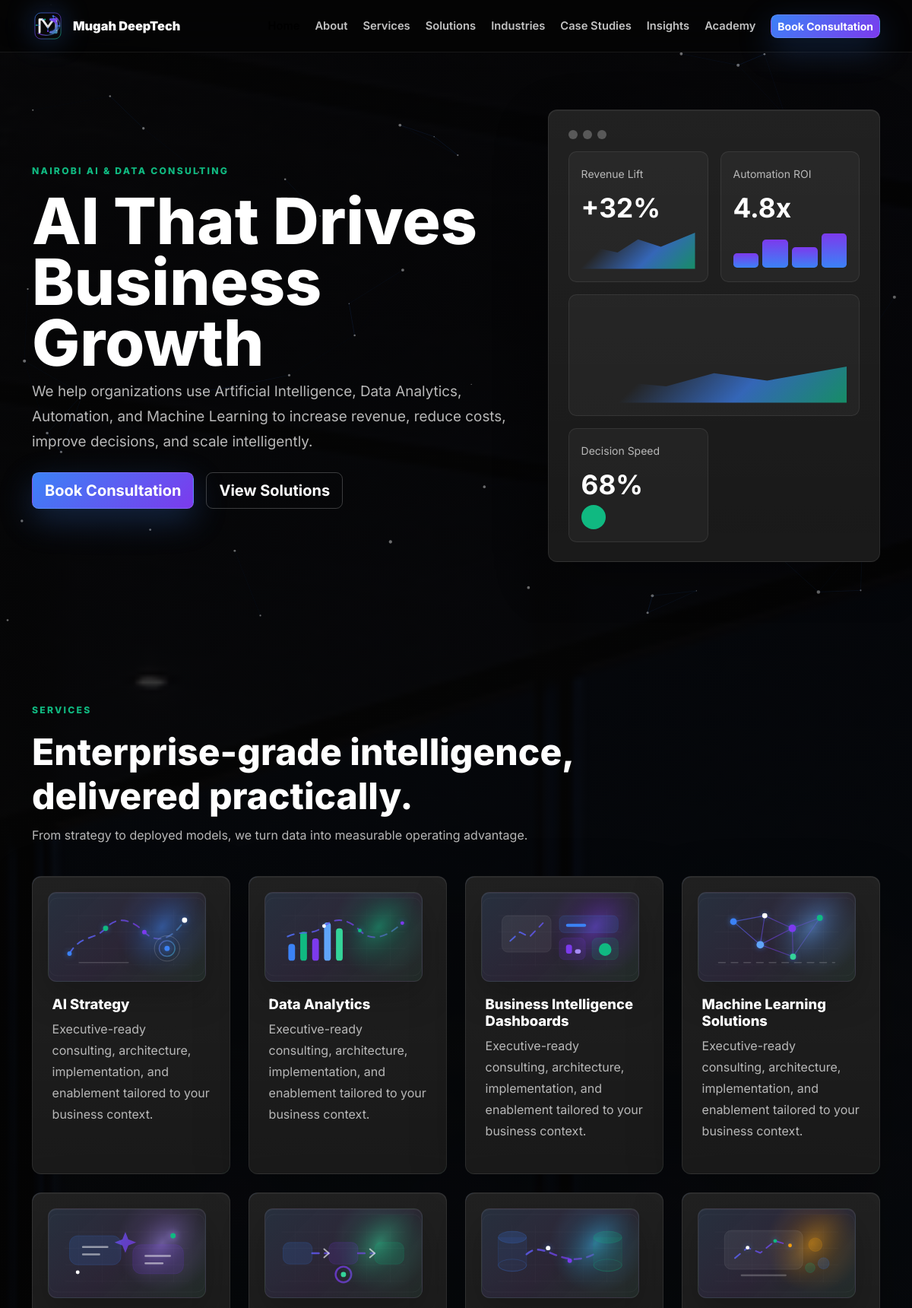
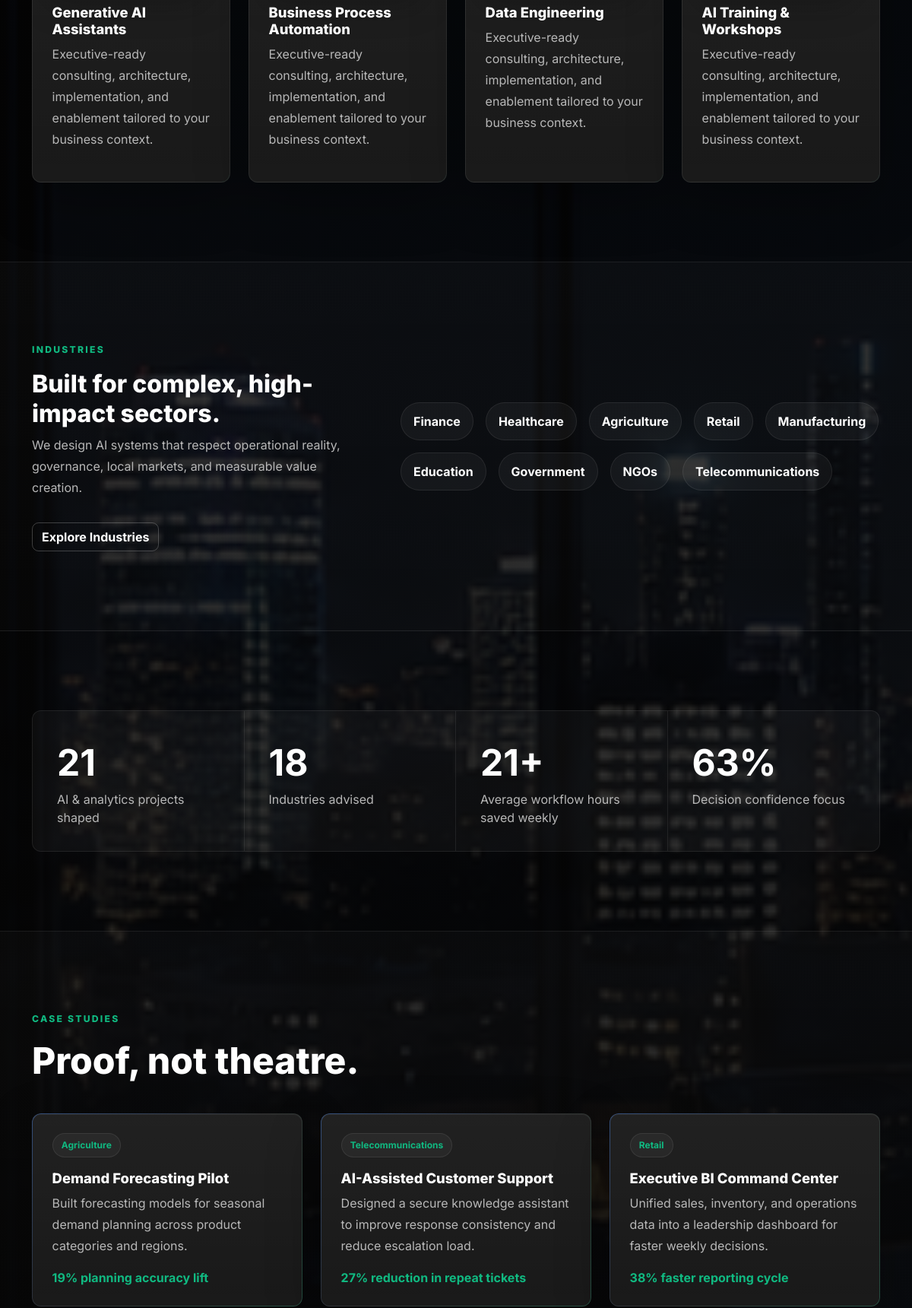
The page / (upper part) on the database its author committed (2 pictures, top to bottom).
### tables this page shows
CREATE TABLE IF NOT EXISTS case_studies (
    id INT UNSIGNED AUTO_INCREMENT PRIMARY KEY,
    title VARCHAR(220) NOT NULL,
    slug VARCHAR(220) NOT NULL UNIQUE,
    industry VARCHAR(120) NOT NULL,
    summary TEXT NOT NULL,
    result_metric VARCHAR(160) NOT NULL,
    content LONGTEXT NULL,
    published TINYINT(1) NOT NULL DEFAULT 1,
    created_at TIMESTAMP DEFAULT CURRENT_TIMESTAMP,
    updated_at TIMESTAMP DEFAULT CURRENT_TIMESTAMP ON UPDATE CURRENT_TIMESTAMP,
    INDEX idx_cases_published (published),
    INDEX idx_cases_created (created_at)
);

### index.php (the view, shortened to what this page needs)
<?php
require_once __DIR__ . '/includes/db.php';
require_once __DIR__ . '/includes/functions.php';
$services = service_options();
$industries = ['Finance', 'Healthcare', 'Agriculture', 'Retail', 'Manufacturing', 'Education', 'Government', 'NGOs', 'Telecommunications'];
$caseStudies = get_recent_case_studies($pdo);
include __DIR__ . '/includes/header.php';
?>
<section class="hero ai-grid">
    <canvas id="particleCanvas" aria-hidden="true"></canvas>
    <div class="container hero-content">
        <div class="row align-items-center g-5">
            <div class="col-lg-7">
                <p class="eyebrow">Nairobi AI & Data Consulting</p>
                <h1>AI That Drives Business Growth</h1>
                <p class="hero-copy">We help organizations use Artificial Intelligence, Data Analytics, Automation, and Machine Learning to increase revenue, reduce costs, improve decisions, and scale intelligently.</p>
                <div class="d-flex flex-wrap gap-3 mt-4">
                    <a class="btn btn-premium btn-lg" href="<?= site_url('contact.php'); ?>">Book Consultation</a>
                    <a class="btn btn-outline-light btn-lg" href="<?= site_url('solutions.php'); ?>">View Solutions</a>
                </div>
            </div>
            <div class="col-lg-5">
                <div class="dashboard-preview reveal">
                    <div class="dash-top"><span></span><span></span><span></span></div>
                    <div class="dash-grid">
                        <div class="metric-card"><small>Revenue Lift</small><strong>+32%</strong><div class="mini-line"></div></div>
                        <div class="metric-card"><small>Automation ROI</small><strong>4.8x</strong><div class="mini-bars"><i></i><i></i><i></i><i></i></div></div>
                        <div class="chart-card"><div class="chart-wave"></div></div>
                        <div class="metric-card accent"><small>Decision Speed</small><strong>68%</strong><div class="pulse-dot"></div></div>
                    </div>
                </div>
            </div>
        </div>
    </div>
</section>
<section class="section-pad">
    <div class="container">
        <div class="section-head">
            <p class="eyebrow">Services</p>
            <h2>Enterprise-grade intelligence, delivered practically.</h2>
            <p>From strategy to deployed models, we turn data into measurable operating advantage.</p>
        </div>
        <div class="row g-4">
            <?php foreach ($services as $service): ?>
                <div class="col-md-6 col-lg-3">
                    <div class="glass-card service-card compact h-100 reveal">
                        <?= service_visual($service); ?>
                        <h3><?= e($service); ?></h3>
                        <p>Executive-ready consulting, architecture, implementation, and enablement tailored to your business context.</p>
                    </div>
                </div>
            <?php endforeach; ?>
        </div>
    </div>
</section>
<section class="section-pad surface-band">
    <div class="container">
        <div class="row align-items-center g-5">
            <div class="col-lg-5">
                <p class="eyebrow">Industries</p>
                <h2>Built for complex, high-impact sectors.</h2>
                <p>We design AI systems that respect operational reality, governance, local markets, and measurable value creation.</p>
                <a class="btn btn-outline-light mt-3" href="<?= site_url('industries.php'); ?>">Explore Industries</a>
            </div>
            <div class="col-lg-7">
                <div class="industry-cloud">
                    <?php foreach ($industries as $industry): ?>
                        <span><?= e($industry); ?></span>
                    <?php endforeach; ?>
                </div>
            </div>
        </div>
    </div>
</section>
<section class="section-pad">
    <div class="container">
        <div class="stats-strip reveal">
            <div><strong data-count="42">0</strong><span>AI & analytics projects shaped</span></div>
            <div><strong data-count="18">0</strong><span>Industries advised</span></div>
            <div><strong data-count="35">0</strong><span>Average workflow hours saved weekly</span></div>
            <div><strong data-count="99">0</strong><span>Decision confidence focus</span></div>
        </div>
    </div>
</section>
<section class="section-pad surface-band">
    <div class="container">
        <div class="section-head">
            <p class="eyebrow">Case Studies</p>
            <h2>Proof, not theatre.</h2>
        </div>
        <div class="row g-4">
            <?php foreach ($caseStudies as $case): ?>
                <div class="col-md-4">
                    <article class="glass-card h-100 reveal">
                        <span class="tag"><?= e($case['industry']); ?></span>
                        <h3><?= e($case['title']); ?></h3>
                        <p><?= e($case['summary']); ?></p>
                        <strong class="result"><?= e($case['result_metric']); ?></strong>
                    </article>
                </div>
            <?php endforeach; ?>
        </div>
    </div>
</section>
<?php include __DIR__ . '/includes/footer.php'; ?>

### rows shown on the page
case_studies: industry "Agriculture", title "Demand Forecasting Pilot", summary "Built forecasting models for seasonal demand planning across product categories and regions.", result_metric "19% planning accuracy lift"
case_studies: industry "Telecommunications", title "AI-Assisted Customer Support", summary "Designed a secure knowledge assistant to improve response consistency and reduce escalation load.", result_metric "27% reduction in repeat tickets"
case_studies: industry "Retail", title "Executive BI Command Center", summary "Unified sales, inventory, and operations data into a leadership dashboard for faster weekly decisions.", result_metric "38% faster reporting cycle"

### other values the page prints
$service "AI Strategy"
$service "Data Analytics"
$service "Business Intelligence Dashboards"
$service "Machine Learning Solutions"
$service "Generative AI Assistants"
$service "Business Process Automation"
$service "Data Engineering"
$service "AI Training & Workshops"
$industry "Finance"
$industry "Healthcare"
$industry "Agriculture"
$industry "Retail"
$industry "Manufacturing"
$industry "Education"
$industry "Government"
